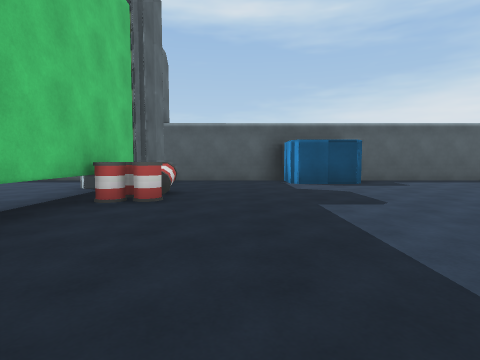
view 1 (above)

16 first-person views from a walk through a 3-D level made in the Unity game engine. The camera is 1.2 m above the floor, tilts 4° down and sees 80° across. The floor is counted in squares, 2 m on a side. Each view is taken from the middle of a square. On the plan, view 1 faces up. The plan holds only what a view shows up to about 9 squares ahead; the rest is blank. The place goes on beyond the plan. Some animated figures are not drawn.

view 2
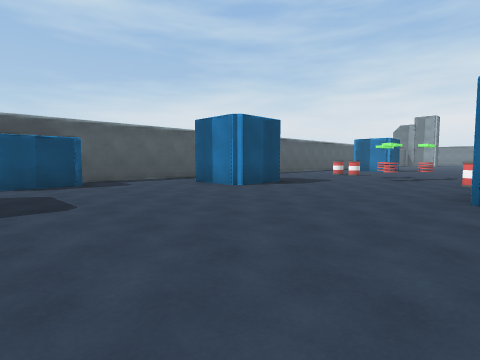

view 3
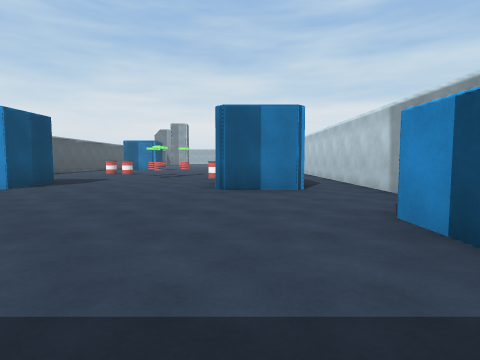

view 4
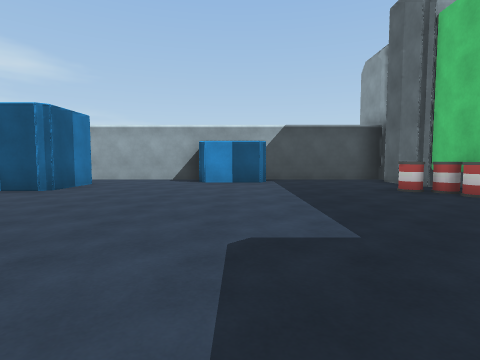

view 5
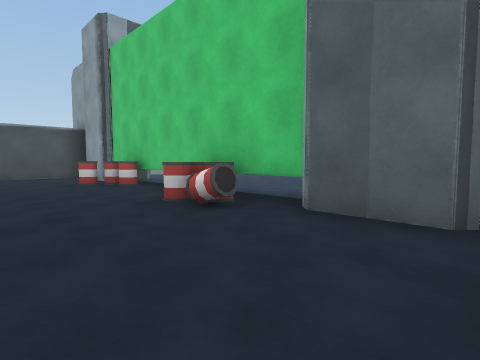

view 6
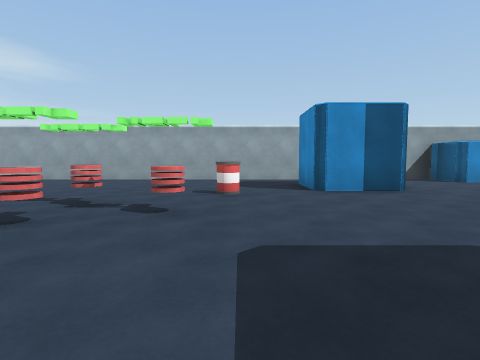

view 7
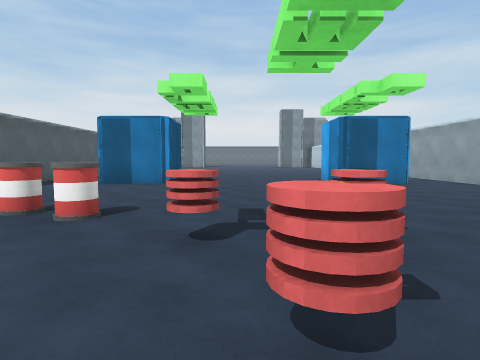

view 8
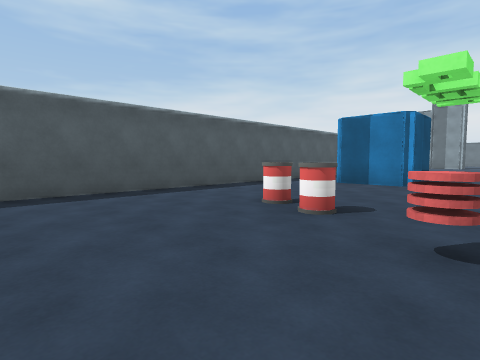

view 9
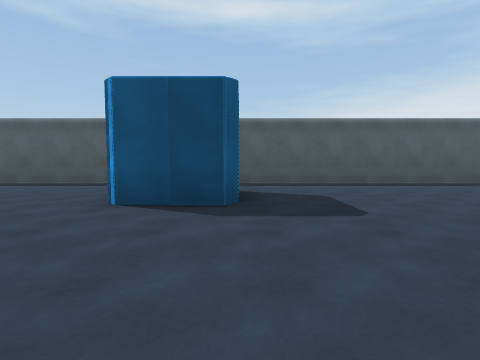

view 10
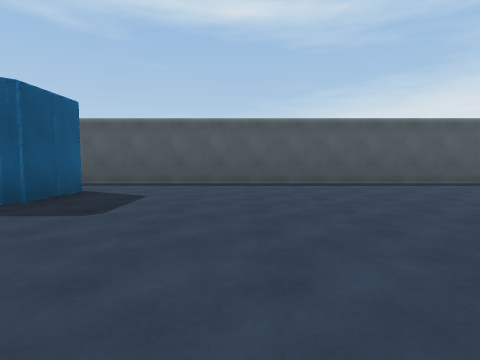

view 11
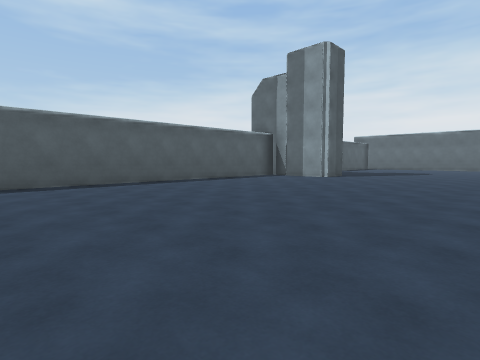

view 12
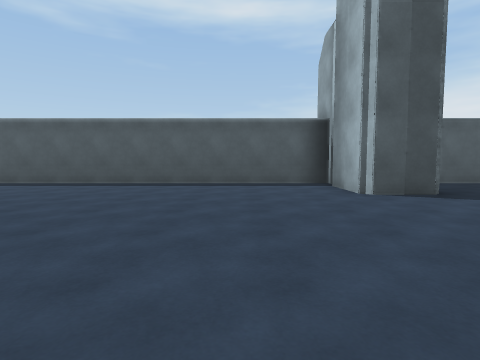

view 13
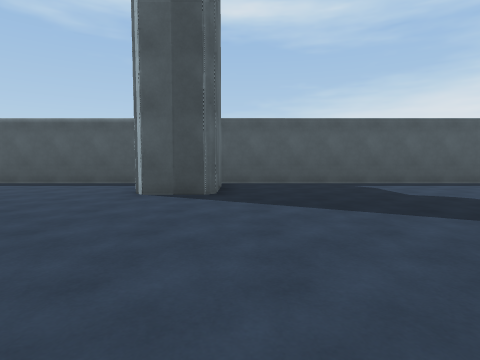

view 14
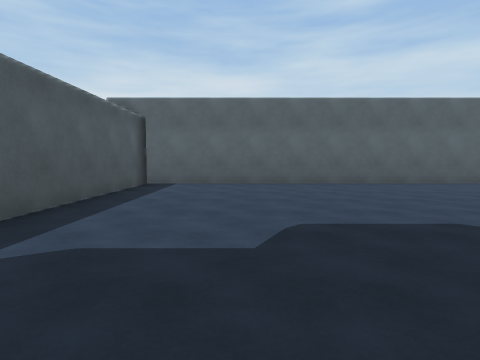

view 15
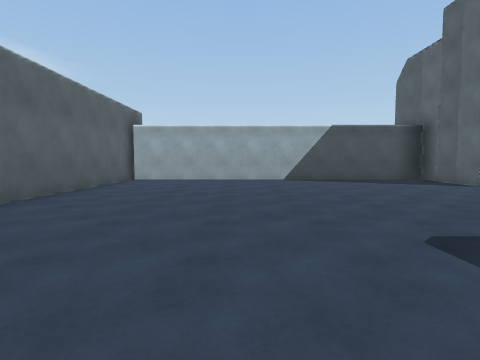

view 16
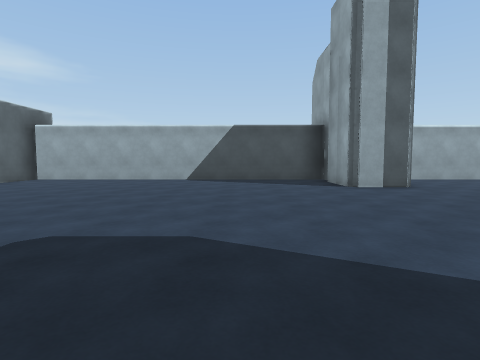

### Floor plan
Ten units are one square. View 1 is at (0, 0); x grows to the right and y downward. Boxes are objects, and circles mark ways between rooms. Rooms are numbered by the first view taken in them; rooms with no view inside come last. Other rooms are left out.
<svg viewBox="-29 -89 457 122">
<path fill="none" stroke="#000" d="M30 -72 13 -72 13 -84 -22 -84M74 -48 57 -48 57 -65M14 16 31 16 31 28 56 28M57 12 57 -5 75 -5 75 11M-16 -53 -12 -53M56 -84 34 -84M-22 -60 -22 4M-20 5 -20 20M-20 -76 -20 -61M-24 28 13 28M-12 -53 -12 -48M285 28 308 28M180 -65 180 -48 162 -48 162 -65M323 3 336 3 336 28 423 28 423 -84 335 -84M324 -84 94 -84M162 12 162 -5 178 -5M336 -76 336 -59 321 -59 321 -76M71 -84 56 -84M56 28 181 28"/>
<circle cx="65" cy="-75" r="3" fill="#2a7"/>
<circle cx="65" cy="20" r="3" fill="#2a7"/>
<circle cx="90" cy="-17" r="3" fill="#2a7"/>
<text x="30" y="-30">1</text>
<text x="250" y="-30">2</text>
</svg>
Room 1 opens to room 2.

Where each view was taken, in squares from view 1:
view 1: 0 up, 0 right, facing up
view 2: 0 up, 1 right, facing up-right
view 3: 0 up, 0 right, facing right
view 4: 6 up, 2 right, facing down
view 5: 8 up, 1 right, facing down-left
view 6: 6 up, 9 right, facing down
view 7: 3 up, 9 right, facing right
view 8: 3 up, 9 right, facing up-right
view 9: 1 up, 18 right, facing up
view 10: 1 up, 21 right, facing up
view 11: 1 up, 23 right, facing up-right
view 12: 1 up, 30 right, facing up
view 13: 1 up, 34 right, facing up
view 14: 6 up, 35 right, facing right
view 15: 6 up, 39 right, facing down
view 16: 6 up, 36 right, facing down
